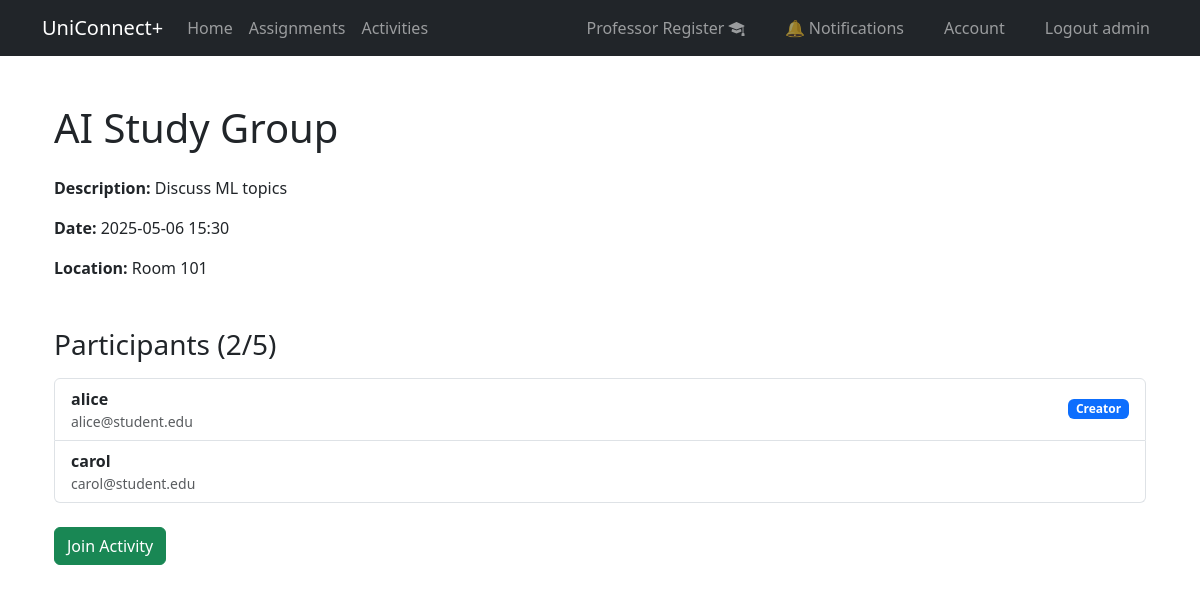
Screenshot of /activity/1 (signed in) with the database file from the repository.
### app/models.py (models this page shows, shortened)
@dataclass
class User(UserMixin, db.Model):
    __tablename__ = 'user'
    id: so.Mapped[int] = so.mapped_column(primary_key=True)
    username: so.Mapped[str] = so.mapped_column(sa.String(64), unique=True, index=True)
    email: so.Mapped[str] = so.mapped_column(sa.String(120), unique=True, index=True)
    password_hash: so.Mapped[Optional[str]] = so.mapped_column(sa.String(256))
    role: so.Mapped[str] = so.mapped_column(sa.String(10), default="student")  # student, professor, admin
    submissions: so.Mapped[List['Submission']] = relationship(back_populates='student', cascade='all, delete-orphan')
    assignments: so.Mapped[List['Assignment']] = relationship(back_populates='professor', cascade='all, delete-orphan')
    activities_created: so.Mapped[List['Activity']] = relationship(back_populates='creator', cascade='all, delete-orphan')
    notifications: so.Mapped[List['Notification']] = relationship(back_populates='user', cascade='all, delete-orphan')
    participations: so.Mapped[List['Participant']] = relationship(back_populates='student', cascade='all, delete-orphan')

@dataclass
class Activity(db.Model):
    __tablename__ = 'activities'
    id: so.Mapped[int] = so.mapped_column(primary_key=True)
    title: so.Mapped[str] = so.mapped_column(sa.String(128))
    description: so.Mapped[str] = so.mapped_column(sa.Text)
    date: so.Mapped[datetime] = so.mapped_column(sa.DateTime)
    location: so.Mapped[str] = so.mapped_column(sa.String(128))
    created_by: so.Mapped[int] = so.mapped_column(ForeignKey('user.id'))
    is_full_notified: so.Mapped[bool] = so.mapped_column(default=False)
    creator: so.Mapped['User'] = relationship(back_populates='activities_created')
    participants: so.Mapped[List['Participant']] = relationship(back_populates='activity', cascade='all, delete-orphan')

@dataclass
class Participant(db.Model):
    __tablename__ = 'participants'
    activity_id: so.Mapped[int] = so.mapped_column(ForeignKey('activities.id'), primary_key=True)
    student_id: so.Mapped[int] = so.mapped_column(ForeignKey('user.id'), primary_key=True)
    activity: so.Mapped['Activity'] = relationship(back_populates='participants')
    student: so.Mapped['User'] = relationship(back_populates='participations')

### app/views.py (the view, shortened to what this page needs)
@app.route('/activity/<int:id>', methods=['GET', 'POST'])
@login_required
def activity(id):
    activity = db.session.get(Activity, id)
    if not activity:
        flash('Activity not found.', 'danger')
        return redirect(url_for('activities'))
    form = JoinLeaveActivityForm()
    is_participant = any(p.student_id == current_user.id for p in activity.participants)
    is_creator = current_user.id == activity.created_by
    now = datetime.utcnow()
    can_leave = (activity.date - now).days >= 3
    return render_template('activity.html', title='activity_details', activity=activity, form=form, is_participant=is_participant, is_creator=is_creator, now=now,
    can_leave=can_leave)

### app/__init__.py (called while the page is built)
@app.context_processor
def inject_unread_count():
    if current_user.is_authenticated:
        count = Notification.query.filter_by(user_id=current_user.id, is_read=False).count()
    else:
        count = 0
    return dict(unread_count=count)

### app/models.py (called while the page is built)
@login.user_loader
def load_user(id):
    return db.session.get(User, int(id))

### app/templates/activity.html (shortened to what this page needs)
{% extends "base.html" %}
{% block content %}
<div class="container mt-5 mb-5">
    <h1 class="mb-4">{{ activity.title }}</h1>
    <div class="mb-4">
        <p><strong>Description:</strong> {{ activity.description }}</p>
        <p><strong>Date:</strong> {{ activity.date.strftime('%Y-%m-%d %H:%M') }}</p>
        <p><strong>Location:</strong> {{ activity.location }}</p>
    </div>
    <h3 class="mt-5 mb-3">Participants ({{ activity.participants|length }}/5)</h3>
    {% if activity.participants %}
        <ul class="list-group mb-4">
            {% for participant in activity.participants %}
                <li class="list-group-item d-flex justify-content-between align-items-center">
                    <div class="d-flex flex-column">
                        <strong>{{ participant.student.username }}</strong>
                        <small class="text-muted">{{ participant.student.email }}</small>
                    </div>
                    {% if participant.student.id == activity.created_by %}
                        <span class="badge bg-primary">Creator</span>
                    {% endif %}
                </li>
            {% endfor %}
        </ul>
    {% endif %}
    {% if current_user.is_authenticated %}
        <form method="POST">
            {% if not is_participant %}
                <button type="submit" class="btn btn-success"
                        onclick="document.getElementById('action_field').value='join'"
                        {% if activity.participants|length >= 5 %}disabled{% endif %}>
                    {% if activity.participants|length >= 5 %}
                        Activity Full
                    {% else %}
                        Join Activity
                    {% endif %}
                </button>
            {% elif is_participant %}
                <button type="submit" class="btn btn-danger"
                        onclick="document.getElementById('action_field').value='leave'"
                        {% if not can_leave %}disabled{% endif %}>
                        Leave Activity
                </button>
            {% endif %}
        </form>
    {% endif %}
</div>
{% endblock %}

### app/templates/base.html (shortened to what this page needs)
<!doctype html>
<html lang="en">
<head>
    <link
        href="https://cdn.jsdelivr.net/npm/bootstrap@5.3.3/dist/css/bootstrap.min.css"
        rel="stylesheet"
>
    <link rel="stylesheet" href="https://cdn.jsdelivr.net/npm/bootstrap-icons@1.11.3/font/bootstrap-icons.min.css">
</head>
<body>
<nav class="navbar navbar-expand-sm bg-dark" data-bs-theme="dark">
    <div class="container">
        <a class="navbar-brand" href="{{ url_for('home') }}">UniConnect+</a>
        <div class="collapse navbar-collapse" id="navbarSupportedContent">
            <ul class="navbar-nav me-auto mb-2 mb-lg-0">
                <li class="nav-item">
                    <a class="nav-link" aria-current="page" href="{{ url_for('home') }}">Home</a>
                </li>
                {% if current_user.is_authenticated %}
                         <li class="nav-item">
                            <a class="nav-link" href="{{ url_for('assignments') }}">Assignments</a>
                        </li>
                        <li class="nav-item">
                            <a class="nav-link" href="{{ url_for('activities') }}">Activities</a>
                        </li>
                {% endif %}
            </ul>
            <ul class="navbar-nav gap-4 ms-auto">
                {% if not current_user.is_authenticated %}
                    <li class="nav-item">
                        <a class="nav-link" href="{{ url_for('login') }}">Login</a>
                    </li>
                    <li class="nav-item">
                        <a class="nav-link" href="{{ url_for('student_register') }}">Student Register</a>
                    </li>
                {% else %}
                    {% if current_user.role == 'admin' %}
                        <li class="nav-item">
                            <a class="nav-link" href="{{ url_for('professor_register') }}">
                                Professor Register <i class="bi bi-mortarboard-fill"></i>
                            </a>
                        </li>
                    {% endif %}
                    <li class="nav-item">
                        <a class="nav-link" href="{{ url_for('notifications') }}">
                            🔔 Notifications
                        </a>
                    </li>
                    <li class="nav-item">
                        <a class="nav-link" href="{{ url_for('account') }}">Account</a>
                    </li>
                    <li class="nav-item">
                        <a class="nav-link" href="{{ url_for('logout') }}">Logout {{ current_user.username }}</a>
                    </li>
                {% endif %}
            </ul>
        </div>
    </div>
</nav>
<div class="container">
    {% block content %}{% endblock content %}
</div>
</body>
</html>

### rows the page displays
User: username "admin"
Activity: title "AI Study Group", description "Discuss ML topics", date "2025-05-06 15:30", location "Room 101"
Participant: student.username "alice", student.email "alice@student.edu", shows "Creator"
Participant: student.username "carol", student.email "carol@student.edu"

### other values shown
{{ activity.participants|length }} "2"
